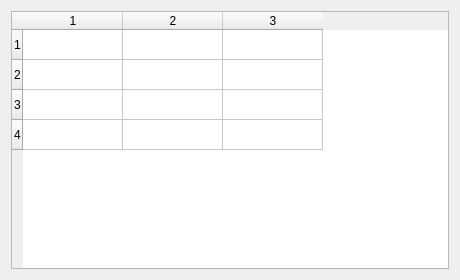
<?xml version="1.0" encoding="UTF-8"?>
<ui version="4.0"><class>Dialog</class><widget class="QDialog" name="Dialog"><property name="geometry"><rect><x>0</x><y>0</y><width>460</width><height>280</height></rect></property><property name="windowTitle"><string>#103 tables/188_size_4x3</string></property><layout class="QVBoxLayout" name="verticalLayout"><property name="leftMargin"><number>11</number></property><property name="topMargin"><number>11</number></property><property name="rightMargin"><number>11</number></property><property name="bottomMargin"><number>11</number></property><property name="spacing"><number>6</number></property><item><widget class="QTableWidget" name="table"><property name="rowCount"><number>4</number></property><property name="columnCount"><number>3</number></property></widget></item></layout></widget></ui>
